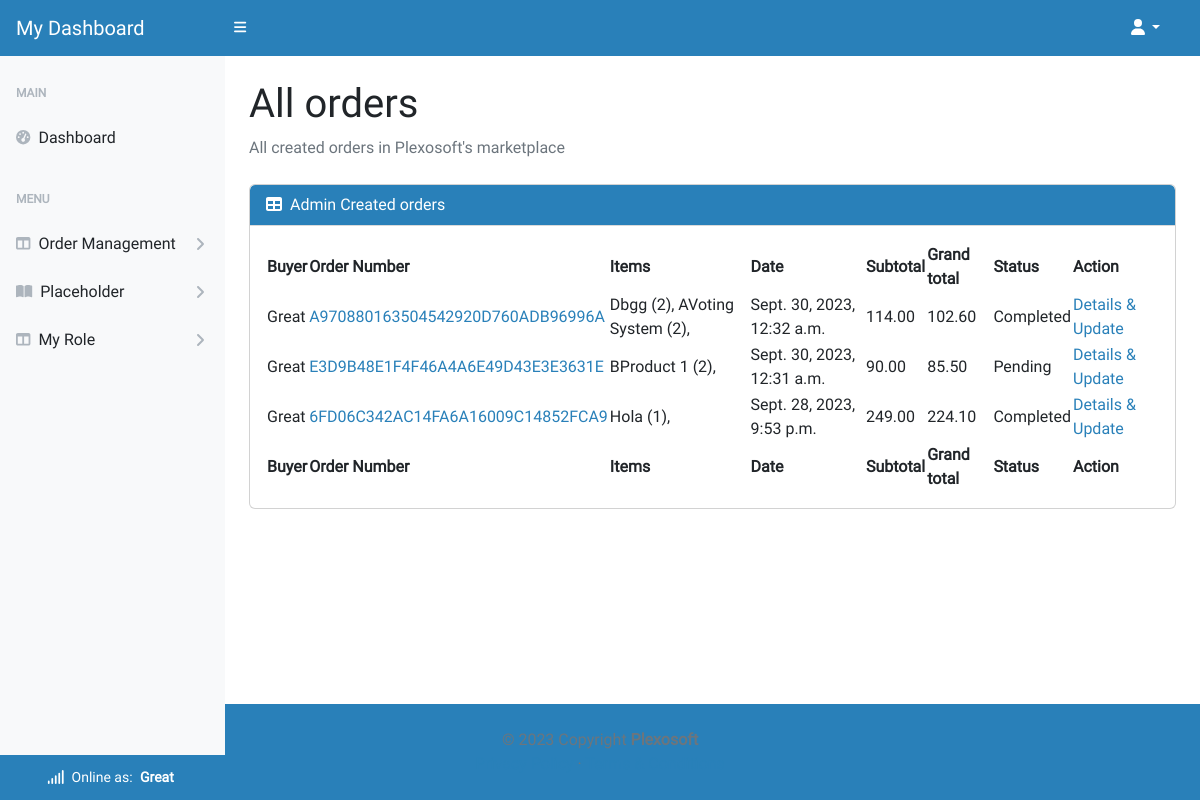
/account/user/order/ (signed in), run on an earlier commit of the app's database.
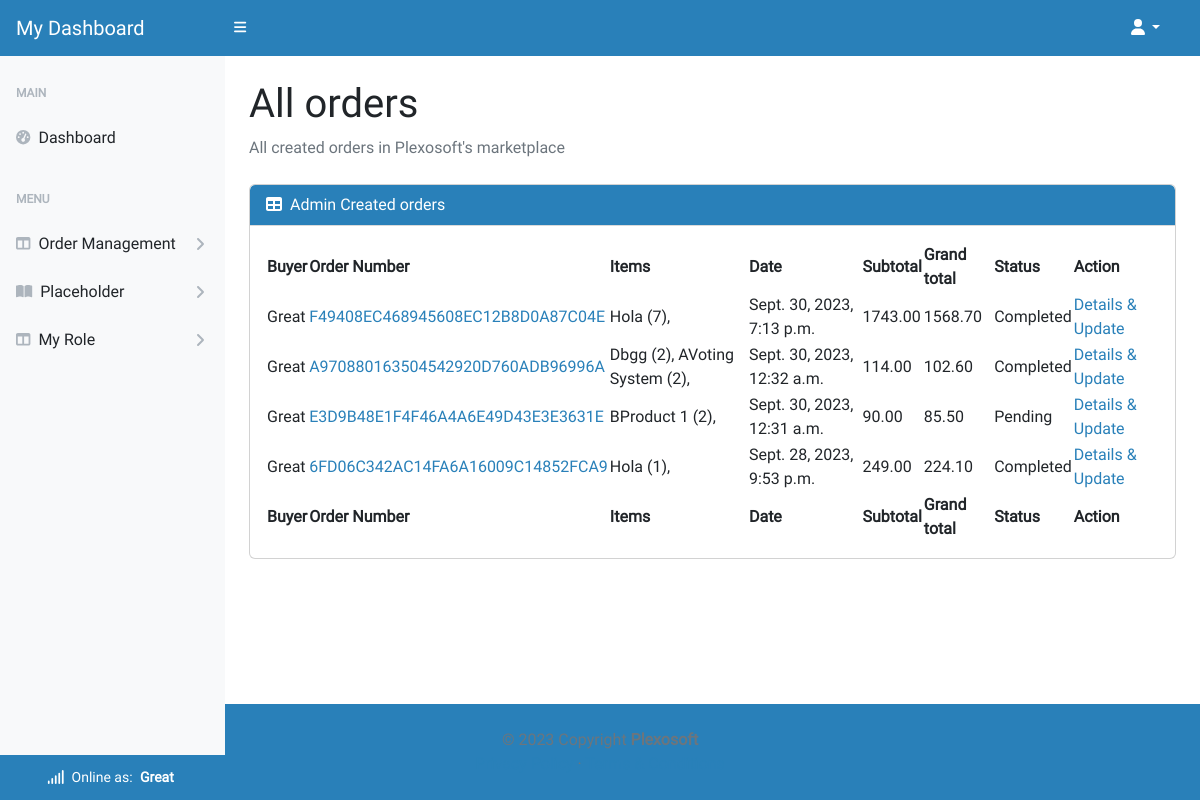
And on a later commit of the database.
### checkout/models.py (models this page shows, shortened)
class Order(models.Model):
    status = models.IntegerField(choices=ORDER_STATUS, default=0)
    order_number = models.CharField(max_length=32, null=False, editable=False)
    buyer_profile = models.ForeignKey(UserProfile, on_delete=models.SET_NULL,
                                      null=True, blank=True,
                                      related_name='order_instance')
    full_name = models.CharField(max_length=50, null=False, blank=False)
    email = models.EmailField(max_length=254, null=False, blank=False)
    phone_number = models.CharField(max_length=20, null=False, blank=False)
    date = models.DateTimeField(auto_now_add=True)
    order_total = models.DecimalField(max_digits=10, decimal_places=2,
                                      null=False, default=0)
    grand_total = models.DecimalField(max_digits=10, decimal_places=2,
                                      null=False, default=0)
    original_bag = models.TextField(null=False, blank=False, default='')
    gateway = models.IntegerField(choices=GATEWAY_TYPE, default=0)

class OrderLineItem(models.Model):
    order = models.ForeignKey(Order, null=False, blank=False,
                              on_delete=models.CASCADE,
                              related_name='lineitems')
    product = models.ForeignKey(Product, null=True, blank=True,
                                on_delete=models.CASCADE)
    service = models.ForeignKey(Service, null=True, blank=True,
                                on_delete=models.CASCADE)
    quantity = models.IntegerField(null=False, blank=False, default=0)
    lineitem_total = models.DecimalField(max_digits=6, decimal_places=2,
                                         null=False, blank=False,
                                         editable=False)

### homepage/models.py (models this page shows)
class UserProfile(AbstractUser):
    email = models.EmailField(
        unique=True)
    role = models.IntegerField(choices=ROLES, default=0)
    type = models.IntegerField(choices=USER_TYPE, default=0)
    status = models.IntegerField(choices=STATUS, default=2)
    class Meta:
        ordering = ['username']
    def __str__(self):
        return f'{self.username}'

### product_service/models.py (models this page shows, shortened)
class Service(models.Model):
    title = models.CharField(max_length=64, unique=True)
    sku = models.CharField(max_length=64, unique=True)
    price = models.DecimalField(max_digits=6, decimal_places=2)
    description = models.TextField(max_length=528)
    status = models.IntegerField(choices=STATUS, default=0)
    category = models.ForeignKey(
        Category, on_delete=models.SET_NULL,
        related_name='service_categories', null=True, blank=True)
    excerpt = models.CharField(max_length=264)
    type = models.IntegerField(choices=SCOPE_TYPE, default=1)
    instance = models.IntegerField(choices=INSTANCE_TYPE, default=1)
    code = models.ManyToManyField(CodeType, related_name="code_type_service")
    service = models.ManyToManyField(
        ServiceType, related_name="on_service_type")
    preview = models.URLField(
        max_length=1024, null=True, blank=True, unique=True)
    docs = models.URLField(
        max_length=1024, null=True, blank=True, unique=True)
    slug = models.SlugField(max_length=200, unique=True, blank=True)
    image = models.ImageField(null=True, blank=True)
    image_url = models.URLField(max_length=1024, null=True, blank=True)
    author = models.ForeignKey(
        'homepage.UserProfile', on_delete=models.SET_NULL,
        related_name='service_authors', null=True)
    created_on = models.DateTimeField(auto_now_add=True)
    likes = models.ManyToManyField(
        'homepage.Like', related_name='service_likes', blank=True)
    comments = models.ManyToManyField(
        'homepage.Comment', related_name='service_comments', blank=True)
    download_url = models.ManyToManyField(
        'Download', related_name='service_downloads', blank=True)
    class Meta:
        ordering = ['title']

class Product(models.Model):
    title = models.CharField(max_length=64, unique=True)
    sku = models.CharField(max_length=64, unique=True)
    price = models.DecimalField(max_digits=6, decimal_places=2)
    description = models.TextField(max_length=528)
    status = models.IntegerField(choices=STATUS, default=0)
    category = models.ForeignKey(
        Category, on_delete=models.SET_NULL,
        related_name='product_categories', null=True, blank=True)
    excerpt = models.CharField(max_length=264)
    type = models.IntegerField(choices=SCOPE_TYPE, default=1)
    instance = models.IntegerField(choices=INSTANCE_TYPE, default=0)
    code = models.ManyToManyField(CodeType, related_name="code_type")
    service = models.ManyToManyField(ServiceType, related_name="service_type")
    preview = models.URLField(
        max_length=1024, null=True, blank=True, unique=True)
    docs = models.URLField(
        max_length=1024, null=True, blank=True, unique=True)
    slug = models.SlugField(max_length=200, unique=True, blank=True)
    image = models.ImageField(null=True, blank=True)
    image_url = models.URLField(max_length=1024, null=True, blank=True)
    author = models.ForeignKey(
        'homepage.UserProfile', on_delete=models.SET_NULL,
        related_name='product_authors', null=True)
    created_on = models.DateTimeField(auto_now_add=True)
    likes = models.ManyToManyField(
        'homepage.Like', related_name='product_likes', blank=True)
    comments = models.ManyToManyField(
        'homepage.Comment', related_name='product_comments', blank=True)
    orders = models.ManyToManyField(
        'checkout.Order', related_name='product_orders', blank=True)
    download_url = models.ManyToManyField(
        'Download', related_name='product_downloads', blank=True)
    class Meta:
        ordering = ['title']

### product_service/views.py (the view)
# urls.py: path('account/user/order/', BuyerOrderListView.as_view(),
class BuyerOrderListView(BuyerRequiredMixin, generic.ListView):
    model = Order
    template_name = 'user-dashboard/all_orders.html'
    context_object_name = 'all_orders'
    def get_queryset(self):
        try:
            user = self.request.user
            queryset = Order.objects.filter(buyer_profile=user).annotate(
                ordercount=Count('id')).order_by('-date')
            queryset = queryset.prefetch_related(
                Prefetch('lineitems', queryset=OrderLineItem.objects.select_related(
                    'product', 'service'))
            )
            return queryset
        except Exception as e:
            logger.error(f"Error fetching Order instances: {str(e)}")
            messages.error(self.request, 'Error fetching Order instances.')
            return []
    def get_context_data(self, **kwargs):
        context = super().get_context_data(**kwargs)
        all_orders = context[self.context_object_name]
        context['all_orders'] = all_orders
        return context

### homepage/custom_context_processors.py (called while the page is built)
def get_verified_email(request):
    if request.user.is_authenticated:
        try:
            email_object = EmailAddress.objects.get(user=request.user)
            if email_object.verified:
                return {'get_verified_email': email_object}
        except EmailAddress.DoesNotExist:
            pass
    return {'get_verified_email': None}

### product_service/converters.py (called while the page is built)
    def to_url(self, value):
        return str(value)

### user_dashboard/views.py (called while the page is built)
    def test_func(self):
        user_profile = self.request.user
        return user_profile and user_profile.role == 0

### user_dashboard/templates/user-dashboard/all_orders.html
{% extends "user-dashboard/base.html" %}
{% block content%}
<main class="pb-5 mb-5">
    <div class="container-fluid p-4 pt-0 pb-5">
        <h1 class="mt-4">All orders</h1>
        <ol class="breadcrumb mb-4">
            <li class="breadcrumb-item active">All created orders in Plexosoft's marketplace</li>
        </ol>
        <div class="card mb-4">
            <div class="card-header">
                <i class="fas fa-table me-1"></i>
                Admin Created orders
            </div>
            <div class="card-body">
                <table id="datatablesSimple">
                    <thead>
                        <tr>
                            <th>Buyer</th>
                            <th>Order Number</th>
                            <th>Items</th>
                            <th>Date</th>
                            <th>Subtotal</th>
                            <th>Grand total</th>
                            <th>Status</th>
                            <th>Action</th>
                        </tr>
                    </thead>
                    <tfoot>
                        <tr>
                            <th>Buyer</th>
                            <th>Order Number</th>
                            <th>Items</th>
                            <th>Date</th>
                            <th>Subtotal</th>
                            <th>Grand total</th>
                            <th>Status</th>
                            <th>Action</th>
                        </tr>
                    </tfoot>
                    <tbody>
                        {% for order in all_orders.all %}
                        <tr>
                            <td>{{ order.buyer_profile }}</td>
                            <td><a href="{% url 'user_order_update' order.order_number %}">{{ order.order_number }}</a>
                            </td>
                            <td>{% for lineitem in order.lineitems.all %}
                                {% if lineitem.product %}
                                {{ lineitem.product.title }} ({{ lineitem.quantity }}),
                                {% else %}
                                {{ lineitem.service.title }} ({{ lineitem.quantity }}),
                                {% endif %}
                                {% endfor %}</td>
                            <td>{{ order.date }}</td>
                            <td>{{ order.order_total }}</td>
                            <td>{{ order.grand_total }}</td>
                            <td>{{ order.get_status_display }}</td>
                            <td>
                                <a href="{% url 'user_order_update' order.order_number %}">Details & Update</a>
                            </td>
                        </tr>
                        {% endfor %}
                    </tbody>
                </table>
            </div>
        </div>
    </div>
</main>
{% endblock %}

What changed in the data, as far as the page shows it:
added Order: buyer_profile "Great", order_number "F49408EC468945608EC12B8D0A87C04E", date "Sept. 30, 2023, 7:13 p.m.", order_total "1743.00", grand_total "1568.70", status "Completed"
added OrderLineItem: service "Hola", quantity "7", shown under "Great"
